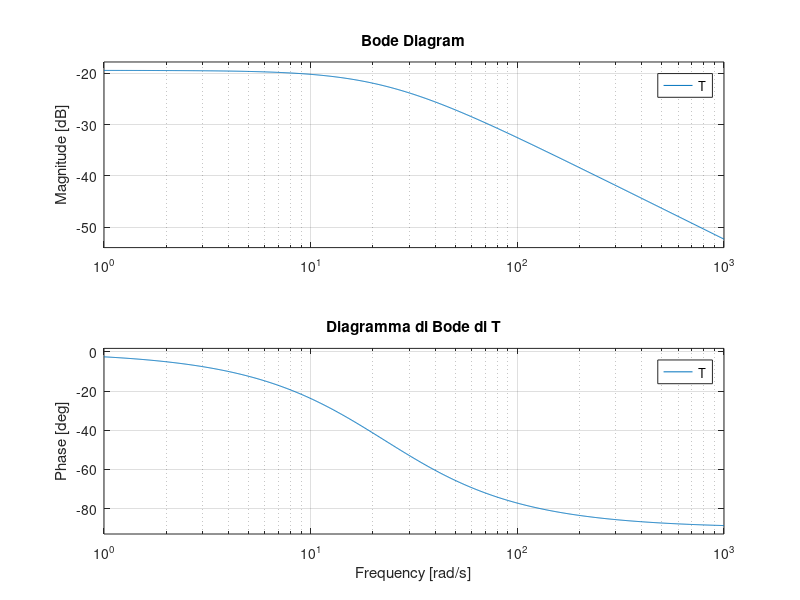
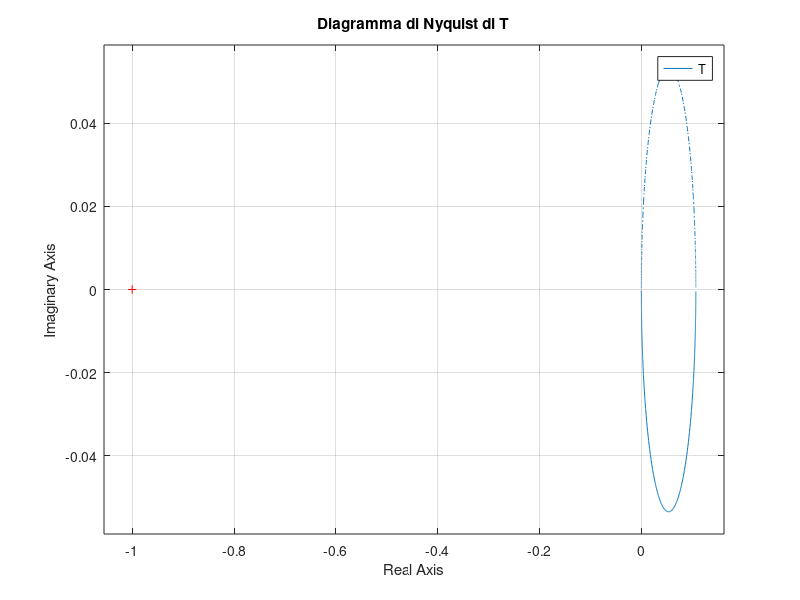
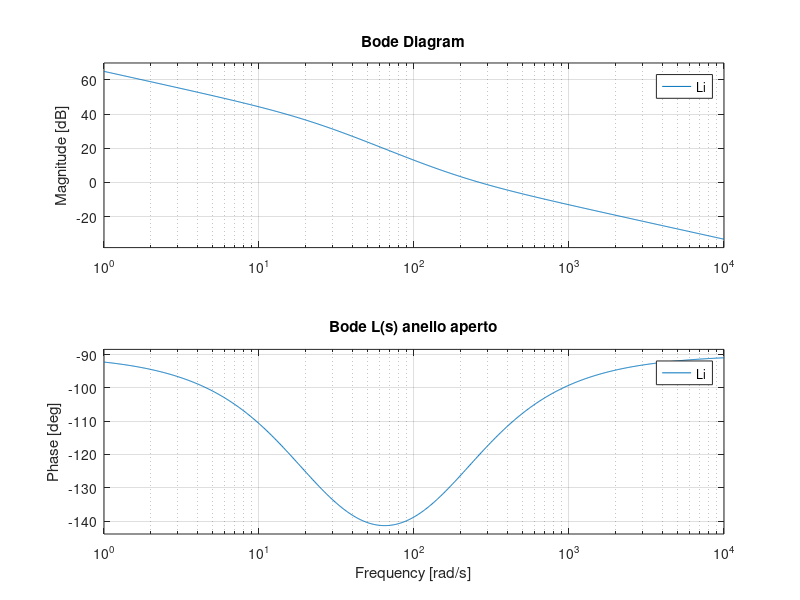
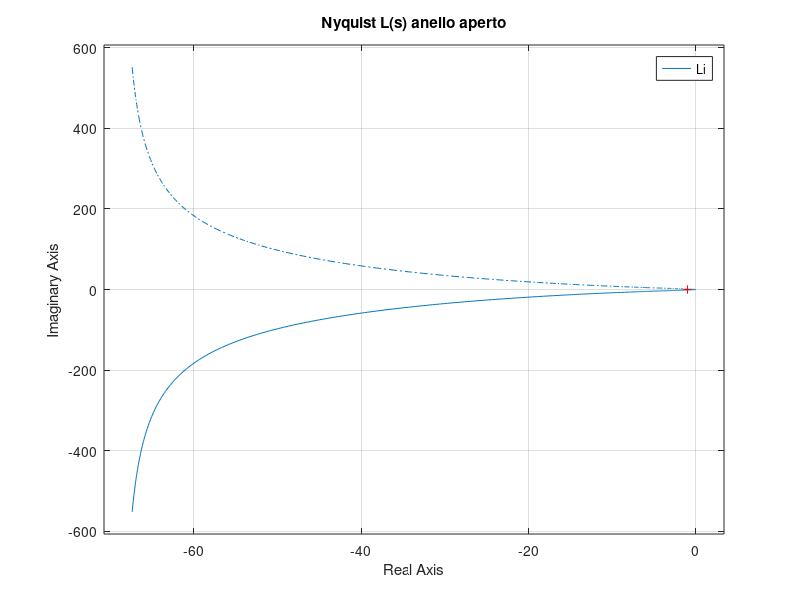

The MATLAB source for these figures, in order:
clear all;
clc
%% 0) Parametri 
Kg = 3;% gain amplificatore

% Circuito LR
L = 412.5e-3; %[H] inductance of the coil
Rc = 10; %[ohm]
% nc = 2450; %number of coils
% lc = 0.0825; %[m] lenght of the coil
% rc = 0.008; %[m] coil radius
Rs = 1; %[ohm] current sense resistance
Rcal = 0.85; % calibration resistance gain

R = (Rc + Rs)* Rcal; %[ohm] total resistance
V_max = 24; %tensione massima in ingresso alla bobina
I_max = 3; % 3 A massimi in ingresso alla bobina


% Meccanica
km = 6.5308e-5; %[N-m^2/A^2] electromagnet force constant
r = 1.27e-2; %[m] steel ball radius
m = 0.068; %[kg] steel ball mass
%Tb = 0.014; %[m] steel ball travel
l = 0.0394; %[m] total lenght
g = 9.81; %[m/s^2] gravity
%mu_0 = pi*4e-7; %[H/m] magnetic permeability constant
Kb = 2.83e-3; %[m/V] ball position sensitivity


%% 1) Modello circuito RL
s = tf('s');
fprintf("T fdt circuito RL: \n");
wp = R/L;            % unico polo di T(s) calcolabile anche con funzione pole
T = 1/(s*L +R)
[numT, denT]   = tfdata(T, 'v');

p = pole(T);   % poli
fprintf("Polo RL: %f \n", p);
tau_RL = 1/abs(wp);
fprintf("Costante tempo RL: %f s \n", tau_RL);

figure
bode(T)
grid on
title('Diagramma di Bode di T')

figure
nyquist(T)
grid on
title('Diagramma di Nyquist di T')


% Validazione in frequenza
% alpha = [0.01 0.1 0.2 0.5 1 2]; % coefficients
% N = length(alpha);
% dati = zeros(N,5); % [omega, modulo, modulo_dB, fase_deg]
% 
% fprintf("[omega, modulo, modulo_dB, fase_deg, absolute_delta_t] \n");
% for k = 1:N
%     omega = wp * alpha(k);
%     Tj = evalfr(T, 1j*omega);
%     modulo = abs(Tj);
%     modulo_dB = 20*log10(modulo);
%     fase_rad = angle(Tj);
%     fase_deg = rad2deg(angle(Tj));
%     period = (2*pi) / omega;
%     absolute_delta_t = period * (fase_deg/360);
%     dati(k,:) = [omega, modulo, modulo_dB, fase_deg, absolute_delta_t];
% end
% disp(dati)


% 1.1) REGOLATORE RL
% Sintesi con metodo di BODE
Kp = 29.962945;
Ki = 5531.893013;

% Sintesi diretta
wc = 5*wp;           % prova iniziale conservativa
wz = wp;             %cancellazione polo zero
% Kp = L* (wc/Kg);
% Ki = R* (wc/Kg);
% Kp = 6.8573;
% Ki = 470.5931;
fprintf("Anello corrente L_i = PI*T \n");
Ci  = Kp + Ki/s;
[numCi, denCi] = tfdata(Ci, 'v');

% 1.3) FDT ANELLO APERTO
Li = Ci * Kg * T;
[numLi, denLi] = tfdata(Li, 'v');
p_i = pole(Li)
z_i = zero(Li)
[gm, pm, wcg, wcp] = margin(Li);
fprintf("Gain margin=%f ,Phase margin=%f ,w_c=%f \n", gm, pm, wcp);

% Diagrammi
figure
bode(Li)
grid on
title('Bode L(s) anello aperto')

figure
nyquist(Li)
grid on
title('Nyquist L(s) anello aperto')

% 1.4) FDT ANELLO CHIUSO
fprintf("\n Hi fdt in retroazione \n");
Hi = Li/(1+Li);
Hi = minreal(Hi);
p = pole(Hi)
tau_Hi = 1/abs(p(1));
fprintf("Cosatnte di tempo RL controllato: %f \n", tau_Hi);


%% 2) Modello meccanico linearizzato
%Linearizzo attorno al punto di equilibrio
x1e = l/2 - r; % posizione di equilibrio a metà (piedistallo - inizio palla)
x2e = 0;
x3e = sqrt((m*g/km) * (x1e + 2*r -l)^2); % corrente di equilibrio ie(xe)

u_e = x3e * R;

k1 = (2 * km * x3e^2)/(m * (l -2*r -x1e)^3);
k2 = (2 * km * x3e)/(m * (l-2*r -x1e)^2);

% 2.1 - TF
fprintf("W fdt pallina: \n");
W = k2/(s^2 -k1)
[numW, denW]   = tfdata(W, 'v');

p = pole(W)   % poli
tau_W = 1/abs(p(1));
z = zero(W);   % zeri
fprintf("Costante di tempo pallina W: %f s\n", tau_W);


% 2.2 - Diagrammi
figure
bode(W)
grid on
title('Diagramma di Bode di W')

figure
nyquist(W)
grid on
title('Diagramma di Nyquist di W')


% 2.3 - Comparazione con controllo corrente
delta_x_max = (V_max - R*x3e) / (wcp*L*sqrt(m*g/km));
fprintf("\nLimite Tensione\nMassima variazione di posizione controllabile da anello corrente: delta_x_max=%f m\n", delta_x_max);
delta_x_max = I_max/sqrt(m*g/km);
fprintf("\nLimite Corrente\nMassima variazione di posizione controllabile da anello corrente: delta_x_max=%f m\n", delta_x_max);

%comparazione tra costanti di tempo
fprintf("TAU RL | TAU contr | TAU W \n");
fprintf("%f|%f|%f  ", tau_RL, tau_Hi, tau_W);
if (tau_Hi < tau_W)
    fprintf("PI ok: veloctà nel range");
end

 
% %Calcolo tramite state space representation
% % F = [0, 1;
% %     k1, 0];
% % 
% % G = [0; k2];
% % 
% % H = [1, 0];
% % 
% % system = ss(F, G, H, 0); 
% % W = tf(system)

%% Modello completo open loop senza controllori
% %State space representation dell'intero sistema
% % A = [0, 1, 0;
% %     k1, 0, k2;
% %     0, 0, -(R/L)];
% % 
% % B = [0;
% %      0;
% %      1/L];
% % 
% % C = [1, 0, 0];
% % 
% % D = 0;
% % sys_ss = ss(A,B,C,D);
% % G_ss = tf(sys_ss)
% 
% % Tramite le due TF a cascata
% G = T*W;
% [num, den] = tfdata(G, 'v');   % estrae numeratore e denominatore come vettori
% den0 = den(1);                 % coefficiente del termine di grado massimo
% 
% G = tf(num/den0, den/den0)
